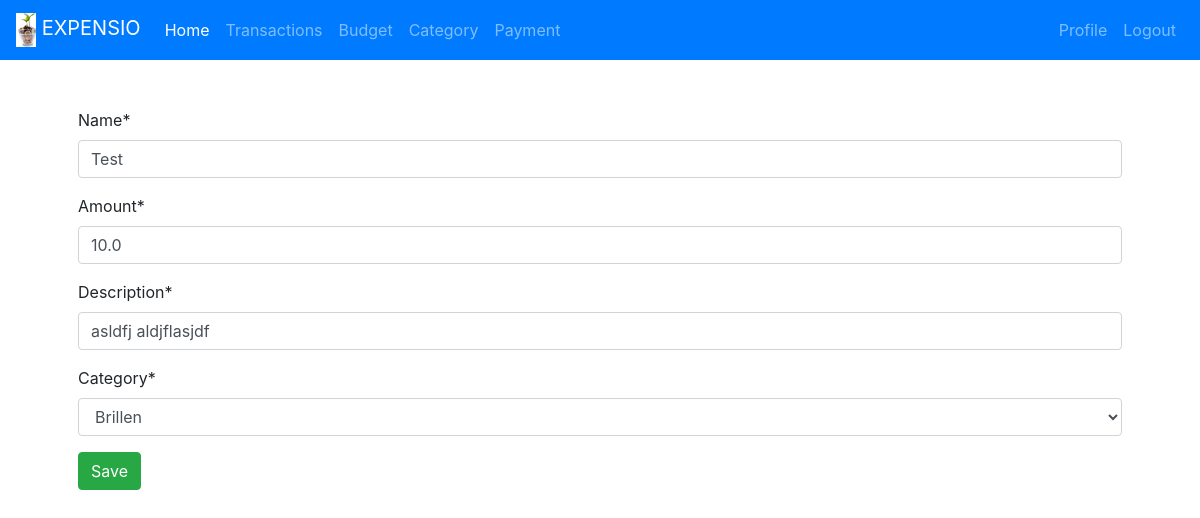
Page /budget/1/budgetedit (signed in) on the earlier database version.
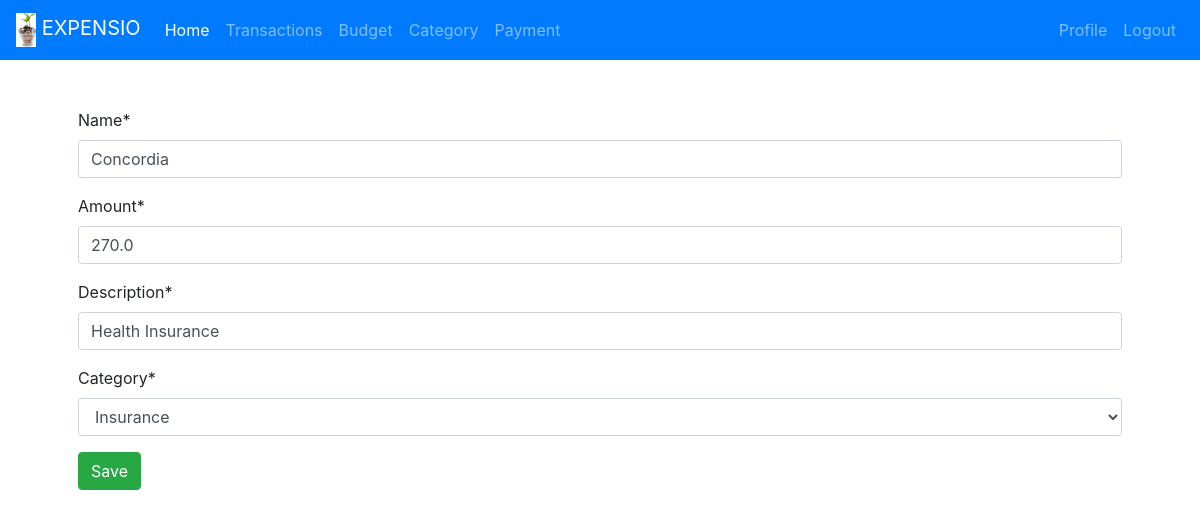
Same page on the later database version.
### budget/models.py (models this page shows, shortened)
class Budget(models.Model):
    name = models.CharField(max_length=50)
    amount = models.FloatField(null=True)
    description = models.CharField(max_length=200)
    created_date = models.DateTimeField(auto_now_add=True)
    user = models.ForeignKey("auth.User", on_delete=models.CASCADE)
    category = models.ForeignKey(Category, on_delete=models.CASCADE, null=True)

### category/models.py (models this page shows, shortened)
class Category(models.Model):
    name = models.CharField(max_length=100)
    created_date = models.DateTimeField(auto_now_add=True)
    user = models.ForeignKey("auth.User", on_delete=models.CASCADE)
    """
    Returns self.name instead of object.object
    """
    def __str__(self):
        return str(self.name)

### budget/views.py (the view)
# urls.py: path("<int:pk>/budgetedit", BudgetEditView.as_view(), name="edit_budget"),
class BudgetEditView(UpdateView):
    model = Budget
    fields = ("name", "amount", "description", "category")
    success_url = "/budget"
    template_name = "budget/budget_add.html"
    def get_form(self, *args, **kwargs):
        form = super(BudgetEditView, self).get_form(*args, **kwargs)
        form.fields["category"].queryset = Category.objects.filter(
            user=self.request.user
        )
        return form
    def get_object(self, *args, **kwargs):
        budget_found = super(BudgetEditView, self).get_object(*args, **kwargs)
        if not budget_found.user == self.request.user:
            raise Http404
        return budget_found

### budget/templates/budget/budget_add.html (shortened to what this page needs)
{% extends 'base.html' %}
{% load crispy_forms_tags %}
{% block content %}
    <form method="post">
        {{ form | crispy }}
        <button type="submit" class="btn btn-success">Save</button>
    </form>
{% endblock %}

Differences in the rows shown:
changed Budget: name "Test" → "Concordia"; amount "10.0" → "270.0"; description "asldfj aldjflasjdf" → "Health Insurance"; category "Brillen" → "Insurance"
